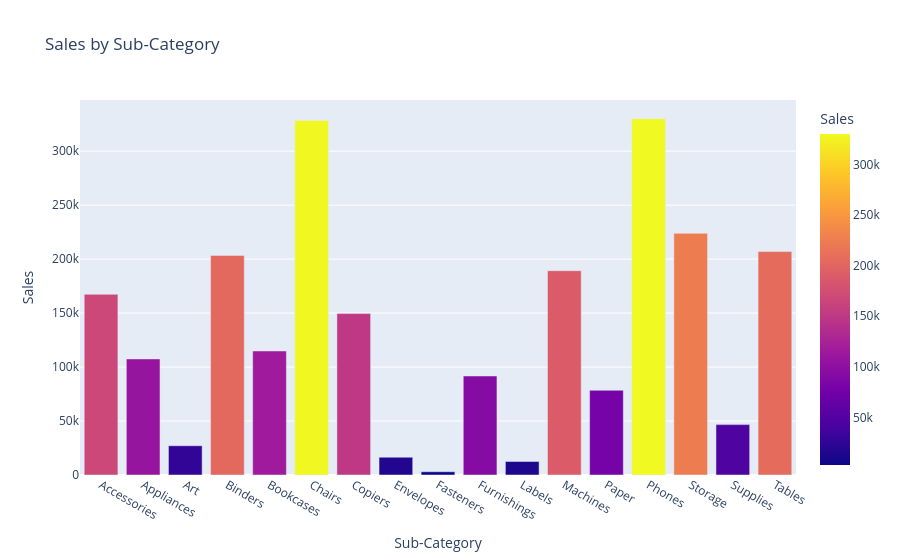

Notebook code cell kept with this figure:
### Markdown cell above
#### Interactive sales by sub-category

### Code cell
sub_cat_sales = df.groupby('Sub-Category')['Sales'].sum().reset_index()
fig2 = px.bar(sub_cat_sales, x='Sub-Category', y='Sales', title="Sales by Sub-Category", color='Sales')
fig2.write_html("dashboards/interactive_subcategory_sales.html")
fig2.show()

### Figure 1 — Plotly figure (JSON) as saved in the notebook; plotly's stock layout.template omitted (floating-point values rounded to 4 significant figures)
{"data": [{"hovertemplate": "Sub-Category=%{x}<br>Sales=%{marker.color}<extra></extra>", "legendgroup": "", "marker": {"color": [167400.0, 107500.0, 27120.0, 203400.0, 114900.0, 328400.0, 149500.0, 16480.0, 3024.0, 91710.0, 12490.0, 189200.0, 78480.0, 330000.0, 223800.0, 46670.0, 207000.0], "coloraxis": "coloraxis", "pattern": {"shape": ""}}, "name": "", "orientation": "v", "showlegend": false, "textposition": "auto", "type": "bar", "x": ["Accessories", "Appliances", "Art", "Binders", "Bookcases", "Chairs", "Copiers", "Envelopes", "Fasteners", "Furnishings", "Labels", "Machines", "Paper", "Phones", "Storage", "Supplies", "Tables"], "xaxis": "x", "y": [167400.0, 107500.0, 27120.0, 203400.0, 114900.0, 328400.0, 149500.0, 16480.0, 3024.0, 91710.0, 12490.0, 189200.0, 78480.0, 330000.0, 223800.0, 46670.0, 207000.0], "yaxis": "y"}], "layout": {"barmode": "relative", "coloraxis": {"colorbar": {"title": {"text": "Sales"}}, "colorscale": [[0, "#0d0887"], [0.1111, "#46039f"], [0.2222, "#7201a8"], [0.3333, "#9c179e"], [0.4444, "#bd3786"], [0.5556, "#d8576b"], [0.6667, "#ed7953"], [0.7778, "#fb9f3a"], [0.8889, "#fdca26"], [1, "#f0f921"]]}, "legend": {"tracegroupgap": 0}, "title": {"text": "Sales by Sub-Category"}, "xaxis": {"anchor": "y", "domain": [0, 1], "title": {"text": "Sub-Category"}}, "yaxis": {"anchor": "x", "domain": [0, 1], "title": {"text": "Sales"}}}}
